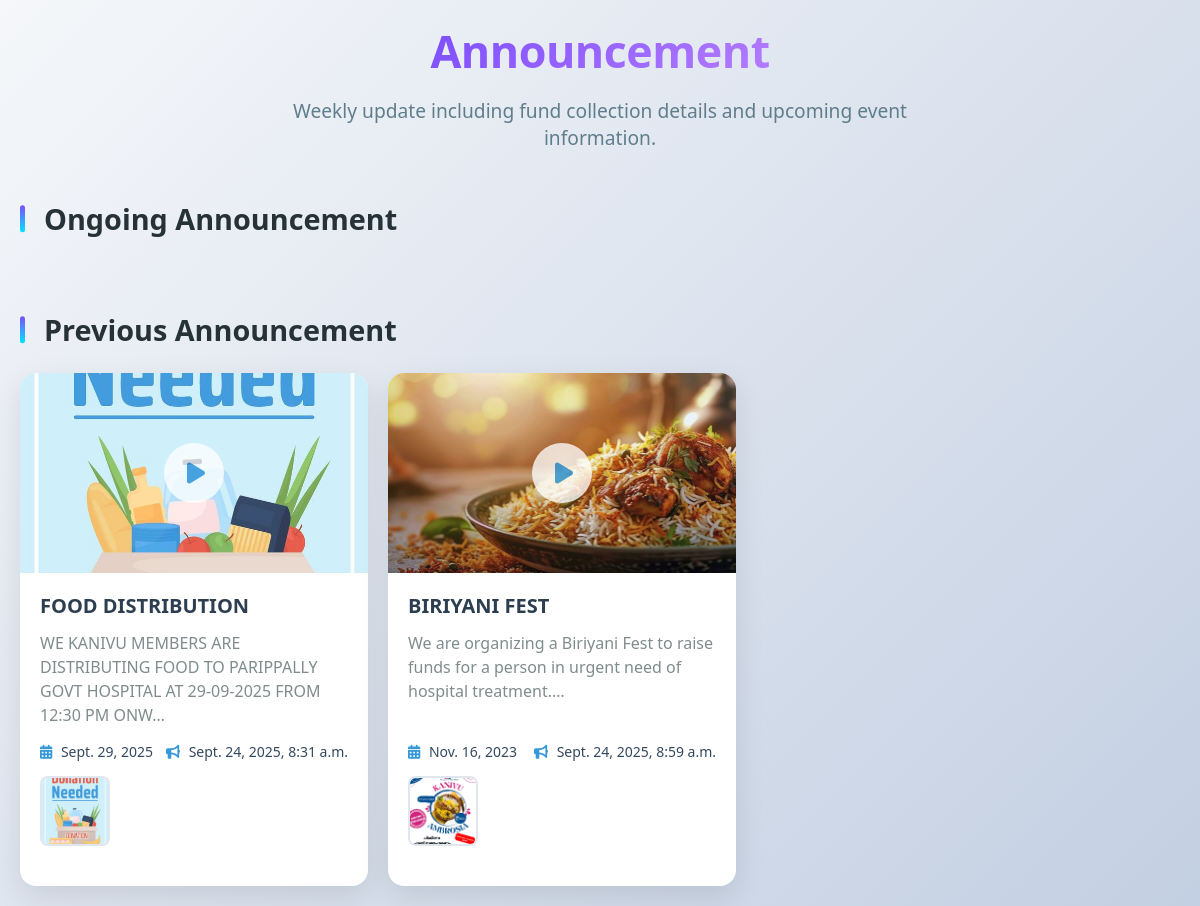
Page /dashboard/announcement/ on the earlier database version.
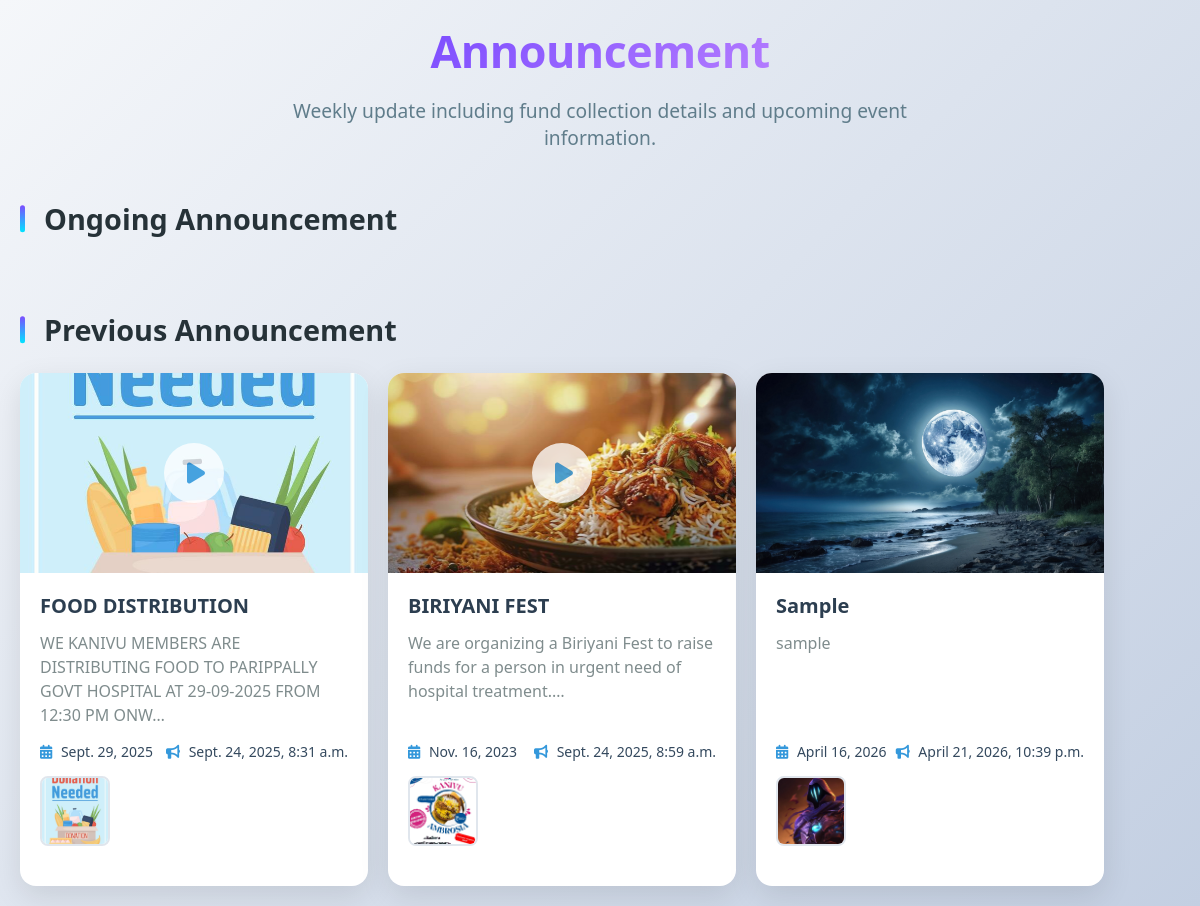
Same page on the later database version.
### dashboard/models.py (models this page shows, shortened)
class AnnouncementModel(models.Model):
    user=models.ForeignKey(User,on_delete=models.CASCADE)
    title=models.CharField(max_length=255)
    description=models.TextField()
    video_url=models.URLField(null=True,blank=True)
    thumbnail=models.ImageField(upload_to="announcement/",null=True,blank=True)
    thumbnail_url=models.URLField(null=True,blank=True)
    photo1=models.ImageField(upload_to="announcement/",null=True,blank=True)
    photo2=models.ImageField(upload_to="announcement/",null=True,blank=True)
    event_date=models.DateField()
    announced_date=models.DateTimeField(auto_now_add=True)
    is_completed=models.BooleanField(default=False)
    is_hidden=models.BooleanField(default=False)

### dashboard/views.py (the view)
# urls.py: path("announcement/",views.Announcement,name="announcement"),
def Announcement(req):
    if (req.method=="POST"):
        try:
            if not req.user.is_authenticated:
                return JsonResponse({
                    "status":"error",
                    "title":"Login required",
                    "message":"You need to login for create the announcements"
                })
            if req.user.userprofile.role not in ["convenier","coordinator"]:
                return JsonResponse({
                    "status":"error",
                    "title":"Request rejected",
                    "message":"Announcement only can be created by convenier or coordinator"
                })
            form=announcementForm(req.POST,req.FILES)
            if form.is_valid():
                announce=form.save(commit=False)
                announce.user=req.user
                if (req.POST.get("video_url")):
                    videoUrl=req.POST.get("video_url")
                    thumbnail=req.FILES.get("thumbnail")
                    if (thumbnail):
                        announce.thumbnail=thumbnail
                        announce.save()
                        return JsonResponse({
                            "status":"success",
                            "title":"Announcement added",
                            "message":"Public announcement is added successfully"
                        })
                    else:
                        get_thumbnail=getThumbnail(videoUrl)
                        if get_thumbnail is not False:
                            announce.thumbnail_url=get_thumbnail
                            announce.save()
                            return JsonResponse({
                                "status":"success",
                                "title":"Successfully updated",
                                "message":"This announcement is updated successfully"
                            })
                        else:
                            return JsonResponse({
                                "status":"error",
                                "title":"Thumbnail is required",
                                "message":"Cannot find thumbnail of the video.So add the thumbnail"
                            })
                announce.save()
                return JsonResponse({
                    "status":"success",
                    "title":"Announcement added",
                    "message":"Public announcement is added successfully"
                })
            else:
                error=form_errors(form)
                return JsonResponse({
                    "status":"error",
                    "title":"Failed to add announcement",
                    "message":error
                })
        except Exception:
            return JsonResponse({
                "status":"error",
                "title":"Thumbnail is required",
                "message":"Cannot find thumbnail of the video.So add the thumbnail"
            })
    else:
        unhided_announcements=AnnouncementModel.objects.filter(is_hidden=False)
        ongoing_announcements=unhided_announcements.filter(is_completed=False)
        previous_announcements=unhided_announcements.filter(is_completed=True)
        cntx={
            "ongoing_announcements":ongoing_announcements,
            "previous_announcements":previous_announcements
        }
        return render(req,"dashboard/announcements.html",context=cntx)

### templates/dashboard/announcements.html (shortened to what this page needs)
<!DOCTYPE html>
<html lang="en">
    {% load static %}
<head>
    <link rel="stylesheet" href="https://cdnjs.cloudflare.com/ajax/libs/font-awesome/6.4.0/css/all.min.css">
</head>
<body>
    <header>
            <h1>Announcement</h1>
            <p class="subtitle">Weekly update including fund collection details and upcoming event information.</p>
        </header>
        <div class="section-header">
            <h2 class="section-title">Ongoing Announcement</h2>
        </div>
    <div class="section-header">
            <h2 class="section-title">Previous Announcement</h2>
        </div>
    <div class="container">
        {% if previous_announcements %}
            {% for i in previous_announcements %}
                <div class="event-card" data-id="1"  data-thumbnail="{% if i.thumbnail %}{{ i.thumbnail.url }}{% elif i.thumbnail_url %}{{ i.thumbnail_url }}{% endif %}"
                            data-photo1="{% if i.photo1 %}{{i.photo1.url}}{% endif %}"
                            data-photo2="{% if i.photo2 %}{{i.photo2.url}}{% endif %}"
                            onclick="openModal(this,[`{{i.title}}`,`{{i.description}}`,
                        `{{i.event_date}}`,`{{i.announced_date}}`,`{{i.video_url}}`])">
                    {% if i.thumbnail or i.thumbnail_url %}
                        {% if i.video_url %}
                        <a href="{{i.video_url}}" target="_blank" class="thumbnail-container">
                        {% else %}
                        <div class="thumbnail-container">
                        {% endif %}
                            {% if i.thumbnail %}
                                <img src="{{i.thumbnail.url}}" alt="{{ i.title }}" class="thumbnail">
                            {% else %}
                                <img src="{{i.thumbnail_url}}" alt="{{ i.title }}" class="thumbnail">
                            {% endif %}
                            {% if i.video_url %}
                            <div class="play-btn">
                                <i class="fas fa-play"></i>
                            </div>
                            {% endif %}
                        {% if i.video_url %}
                        </a>
                        {% else %}
                        </div>
                        {% endif %}
                    {% endif %}
                    <div class="card-content">
                        <h3 class="event-title">{{i.title}}</h3>
                        <p class="event-description">
                            {{i.description|truncatechars:100}}
                        </p>
                        <div class="event-details">
                            <div class="event-date"><i class="fas fa-calendar-alt"></i> {{i.event_date}}</div>
                            <div class="announced-date"><i class="fas fa-bullhorn"></i> {{i.announced_date}}</div>
                        </div>
                        <div class="event-photos">
                            {% if i.photo1 %}
                                <img src="{{i.photo1.url}}" alt="Event Photo 1" class="event-photo">
                            {% endif %}
                        </div>
                    </div>
                </div>
            {% endfor %}
        {% endif %}
    </div>
</body>
</html>

Differences in the rows shown:
added AnnouncementModel: thumbnail (picture), title "Sample", description "sample", event_date "April 16, 2026", announced_date "April 21, 2026, 10:39 p.m.", photo1 (picture)
